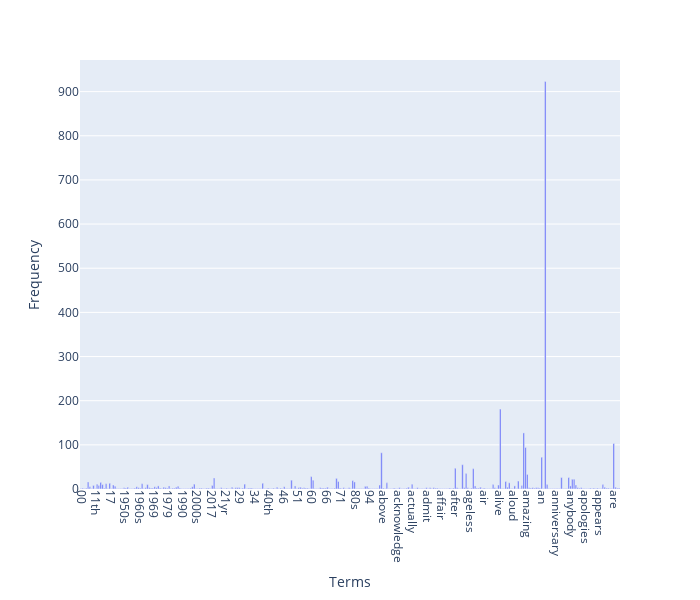

The notebook cell this image was saved under:
### Code cell
import numpy as np
import plotly.express as px

terms = count_vect.get_feature_names_out()[:300]
frequencies = term_frequencies[:300]

df_plot = pd.DataFrame({"Term": terms, "Frequency": frequencies})

# Using Plotly
fig = px.bar(df_plot, x="Term", y="Frequency",
             labels={"Term": "Terms", "Frequency": "Frequency"}, width=700, height=600)

fig.update_layout(xaxis=dict(tickangle=90))  
fig.show()

### Figure 1 — Plotly figure (JSON) as saved in the notebook; plotly's stock layout.template omitted (floating-point values rounded to 4 significant figures; data arrays with more than 128 entries replaced by an {"elided": "..."} marker saying what was removed)
{"data": [{"alignmentgroup": "True", "hovertemplate": "Terms=%{x}<br>Frequency=%{y}<extra></extra>", "legendgroup": "", "marker": {"color": "#636efa", "pattern": {"shape": ""}}, "name": "", "offsetgroup": "", "orientation": "v", "showlegend": false, "textposition": "auto", "type": "bar", "x": {"elided": "300 str values"}, "xaxis": "x", "y": {"elided": "300 int values"}, "yaxis": "y"}], "layout": {"barmode": "relative", "height": 600, "legend": {"tracegroupgap": 0}, "margin": {"t": 60}, "width": 700, "xaxis": {"anchor": "y", "autorange": true, "domain": [0, 1], "range": [-0.5, 299.5], "tickangle": 90, "title": {"text": "Terms"}, "type": "category"}, "yaxis": {"anchor": "x", "autorange": true, "domain": [0, 1], "range": [0, 971.6], "title": {"text": "Frequency"}, "type": "linear"}}}
